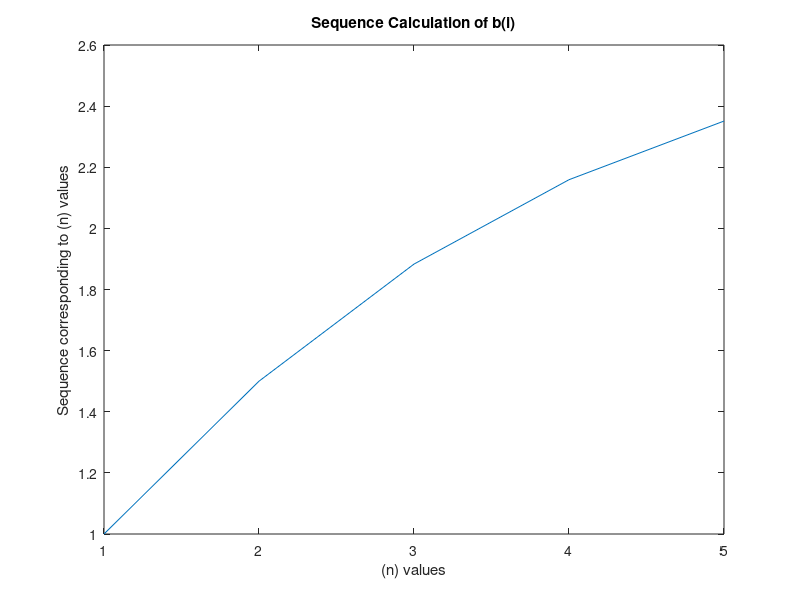

MATLAB code to generate this figure:
% Raphael Lacet
% Sequence Calculation
clear
clc

a = 0.5;
b(1) = 1;
% Loop while value of n is less than 1
n = input ('How many values would you like to generate?\n (type an interger bigger than 1): '); % input message
while n <= 1
  if (n <= 1)
    disp ('The interger cannot be less than or equal to 1!'); % n <= 1
  end
end
% Table of i corresponding to b(i)
fprintf ('i\t\t\tb(i)\n');
for i = 2:1:n
    b(i) = ( b ( i - 1)^0.8 + a);
    fprintf ('%1d\t\t\t%1.2g\n', [i, b(i)]);
end
plot(b); % plot graph 'i vs b(i)'
title ('Sequence Calculation of b(i)'); % graph title
xlabel ('(n) values'); % x label title
ylabel ('Sequence corresponding to (n) values'); % y lable title
